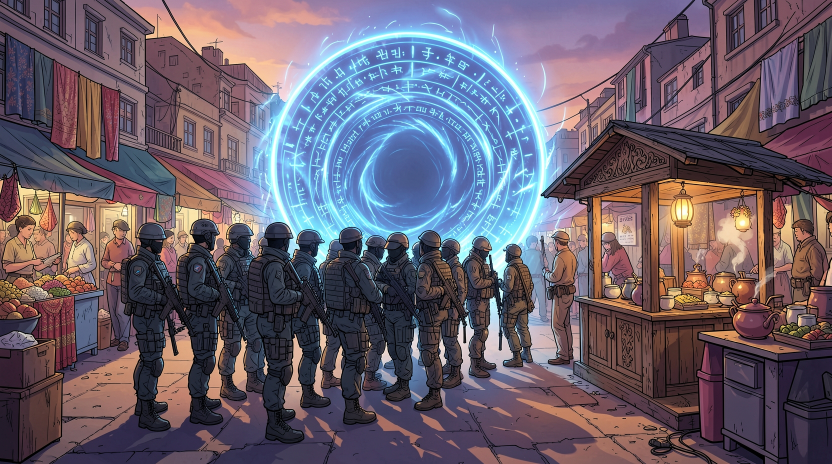
#> input picture videos/manga/img/p1.png, 1664 x 928 px (shown at 1/2 size)
$ python letter.py
#> lines starting #> are read from the running program, lines starting #| are printed output that depends on the picture
"""Capability test: letter panels into a WEBTOON strip (800 px wide) and cut it into upload slices."""
import json
import math
import os

from PIL import Image, ImageDraw, ImageFilter, ImageFont

HERE = os.path.dirname(os.path.abspath(__file__))
W, GAP, MARGIN = 800, 150, 80
DIALOGUE = os.path.join(HERE, "fonts", "ComicNeue-Bold.ttf")
SFX = os.path.join(HERE, "fonts", "Bangers-Regular.ttf")


def wrap(text, font, width):
    lines, cur = [], ""
    for word in text.split():
        trial = f"{cur} {word}".strip()
        if font.getlength(trial) <= width or not cur:
            cur = trial
        else:
            lines.append(cur)
            cur = word
    return lines + [cur]


def text_block(draw, lines, font, cx, top, fill):
    h = font.size * 1.18
    for i, line in enumerate(lines):
        draw.text((cx - font.getlength(line) / 2, top + i * h), line, font=font, fill=fill)


def bubble(img, b, box):
    """A speech or thought bubble around the text, its tail pointing at the speaker."""
    x0, y0, pw, ph = box
    draw = ImageDraw.Draw(img)
    font = ImageFont.truetype(DIALOGUE, b.get("size", 27))
    lines = wrap(b["text"].upper(), font, b.get("w", 0.4) * pw)
    tw = max(font.getlength(l) for l in lines)
    th = len(lines) * font.size * 1.18
    cx, cy = x0 + b["x"] * pw, y0 + b["y"] * ph  # the bubble's centre
    rx, ry = tw / 2 * 1.32 + 14, th / 2 * 1.45 + 12
    cx = min(max(cx, x0 + rx + 10), x0 + pw - rx - 10)  # never cut off by the page edge
    if b.get("to"):
        tx, ty = x0 + b["to"][0] * pw, y0 + b["to"][1] * ph
        ang = math.atan2(ty - cy, tx - cx)
        base = [(cx + rx * 0.55 * math.cos(ang + s), cy + ry * 0.55 * math.sin(ang + s)) for s in (-0.35, 0.35)]
        if b.get("kind") == "thought":
            for k, r in ((0.35, 13), (0.6, 9), (0.8, 6)):
                px, py = cx + (tx - cx) * k, cy + (ty - cy) * k
                draw.ellipse([px - r, py - r, px + r, py + r], fill="white", outline="black", width=3)
        else:
            draw.polygon([base[0], (tx, ty), base[1]], fill="white", outline="black", width=3)
    draw.ellipse([cx - rx, cy - ry, cx + rx, cy + ry], fill="white", outline="black", width=3)
    if b.get("to") and b.get("kind") != "thought":
        draw.polygon([base[0], (cx + (tx - cx) * 0.02, cy + (ty - cy) * 0.02), base[1]], fill="white")
        inner = [(cx + (bx - cx) * 0.9, cy + (by - cy) * 0.9) for bx, by in base]
        draw.polygon([inner[0], (tx - (tx - cx) * 0.06, ty - (ty - cy) * 0.06), inner[1]], fill="white")
    text_block(draw, lines, font, cx, cy - th / 2, "black")


def narration(img, n, top):
    """A dark caption box, centred in the gap above or below a panel."""
    draw = ImageDraw.Draw(img)
    font = ImageFont.truetype(DIALOGUE, n.get("size", 26))
    lines = wrap(n["text"], font, W * 0.72)
    tw = max(font.getlength(l) for l in lines)
    th = len(lines) * font.size * 1.18
    x0 = W / 2 - tw / 2 - 22
    draw.rounded_rectangle([x0, top, W - x0, top + th + 28], radius=10, fill="#1d1d1f")
    text_block(draw, lines, font, W / 2, top + 12, "white")
    return th + 28


def narration_height(n):
    font = ImageFont.truetype(DIALOGUE, n.get("size", 26))
    return len(wrap(n["text"], font, W * 0.72)) * font.size * 1.18 + 28


def status(img, s, box):
    """A game-style status window (glowing blue box) over the panel, as in system manhwa."""
    x0, y0, pw, ph = box
    title = ImageFont.truetype(SFX, s.get("title_size", 38))
    font = ImageFont.truetype(DIALOGUE, s.get("size", 25))
    w = s.get("w", 0.8) * pw
    lines = [l for t in s["lines"] for l in (wrap(t, font, w - 48) if t else [""])]
    h = 34 + title.size * 1.2 + len(lines) * font.size * 1.25 + 26
    cx, cy = x0 + s["x"] * pw, y0 + s["y"] * ph
    left, top = cx - w / 2, cy - h / 2
    glow = Image.new("RGBA", img.size, (0, 0, 0, 0))
    ImageDraw.Draw(glow).rounded_rectangle([left - 6, top - 6, left + w + 6, top + h + 6], radius=16, outline=(90, 200, 255, 200), width=10)
    img.alpha_composite(glow.filter(ImageFilter.GaussianBlur(8)))
    layer = Image.new("RGBA", img.size, (0, 0, 0, 0))
    d = ImageDraw.Draw(layer)
    d.rounded_rectangle([left, top, left + w, top + h], radius=12, fill=(8, 22, 48, 225), outline=(120, 215, 255, 255), width=3)
    img.alpha_composite(layer)
    d = ImageDraw.Draw(img)
    d.text((cx - title.getlength(s["title"]) / 2, top + 22), s["title"], font=title, fill=(140, 225, 255))
    y = top + 34 + title.size * 1.2
    for line in lines:
        d.text((left + 24, y), line, font=font, fill="white")
        y += font.size * 1.25


def card(text, h):
    """A black caption panel, as for "One hour earlier..."."""
    im = Image.new("RGB", (W, h), "#0d0d0f")
    font = ImageFont.truetype(SFX, 64)
    d = ImageDraw.Draw(im)
    d.text((W / 2 - font.getlength(text) / 2, h / 2 - font.size * 0.6), text, font=font, fill="white")
    return im


def sfx(img, s, box):
    x0, y0, pw, ph = box
    font = ImageFont.truetype(SFX, s.get("size", 120))
    w = int(font.getlength(s["text"])) + 40
    layer = Image.new("RGBA", (w, int(font.size * 1.4)), (0, 0, 0, 0))
    ImageDraw.Draw(layer).text((20, 10), s["text"], font=font, fill=s.get("color", "#ffd43b"), stroke_width=7, stroke_fill="black")
    layer = layer.rotate(s.get("rotate", 8), expand=True, resample=Image.BICUBIC)
    left = min(max(x0 + s["x"] * pw - layer.width / 2, x0), x0 + pw - layer.width)
    img.alpha_composite(layer, (int(left), int(y0 + s["y"] * ph - layer.height / 2)))


def build(script, out_dir, img_dir=None):
    """Panels are img_dir/IMG (p["img"], or p["name"] + ".png"); a panel with "card" is a black caption card.
    Each gap is widened to fit the narration boxes above and below it, plus p["gap"] extra pixels."""
#> called with out_dir = 'videos/manga/out'
    panels = []
    for p in script:
        if p.get("card"):
            panels.append(card(p["card"], p.get("h", 360)))
            continue
        im = Image.open(os.path.join(img_dir or os.path.join(HERE, "img"), p.get("img") or p["name"] + ".png")).convert("RGB")
#> im is the input picture: PIL image 1664x928 RGB; mean R, G, B 105.8, 95.1, 108.6
        panels.append(im.resize((W, round(im.height * W / im.width)), Image.LANCZOS))
    boxes_h = lambda ns: math.ceil(sum(narration_height(n) + 20 for n in ns))
    gaps = [boxes_h(script[0].get("before", [])) + script[0].get("gap", 0)]
    gaps += [max(GAP, 40 + boxes_h(a.get("after", []) + b.get("before", []))) + b.get("gap", 0)
             for a, b in zip(script, script[1:])]
    height = MARGIN * 2 + sum(p.height for p in panels) + sum(gaps) + boxes_h(script[-1].get("after", []))
    strip = Image.new("RGBA", (W, height), "white")
#> strip: PIL image 800x4758 RGBA; every value is 255
    y, boxes = MARGIN, []
    for p, im, gap in zip(script, panels, gaps):
        y += gap
        strip.paste(im, (0, y))
        boxes.append((0, y, W, im.height))
        y += im.height
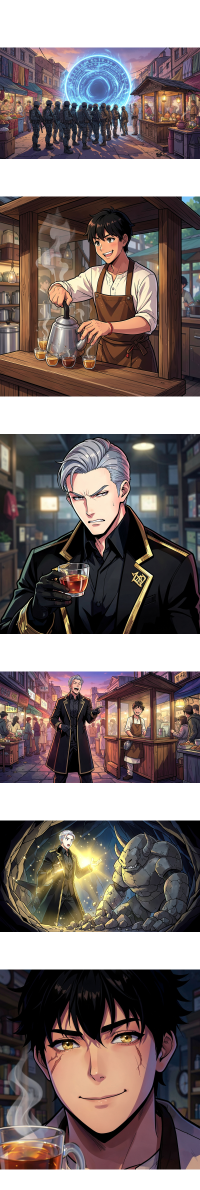
#> strip: PIL image 800x4758 RGBA (shown at 1/4 size); mean R, G, B, A 126.1, 113.9, 112.3, 255
    for p, box in zip(script, boxes):
        top = box[1] - boxes_h(p.get("before", []))
        for n in p.get("before", []):  # narration in the gap above the panel, ending 20 px above it
            top += narration(strip, n, top) + 20
        bottom = box[1] + box[3] + 20
        for n in p.get("after", []):  # and in the gap below it
            bottom += narration(strip, n, bottom) + 20
        for s in p.get("status", []):
            status(strip, s, box)
        for b in p.get("bubbles", []):
            bubble(strip, b, box)
        for s in p.get("sfx", []):
            sfx(strip, s, box)
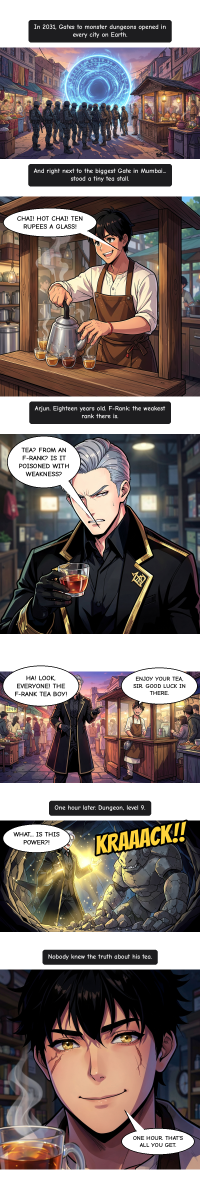
#> strip: PIL image 800x4758 RGBA (shown at 1/4 size); mean R, G, B, A 122.8, 111.4, 108.9, 255
    strip = strip.convert("RGB")
#> strip: PIL image 800x4758 RGB
    os.makedirs(out_dir, exist_ok=True)
    strip.save(os.path.join(out_dir, "strip.png"))
    # WEBTOON CANVAS takes images up to 800 x 1280 px: cut the strip into slices in reading order
    for k, top in enumerate(range(0, strip.height, 1280), 1):
        strip.crop((0, top, W, min(strip.height, top + 1280))).save(os.path.join(out_dir, f"slice_{k:02d}.jpg"), quality=92)
#> this loop made 4 passes
#> pass 1, in build, `strip.crop((0, top, W, min(strip.height, top + 1280))).save(os.path.jo..`:
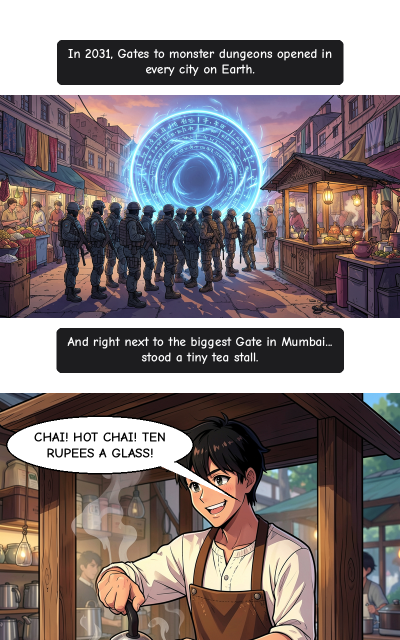
#> saved as slice_01.jpg: PIL image 800x1280 RGB (shown at 1/2 size); mean R, G, B 129.5, 118.9, 119.9
#> pass 2, in build, `strip.crop((0, top, W, min(strip.height, top + 1280))).save(os.path.jo..`:
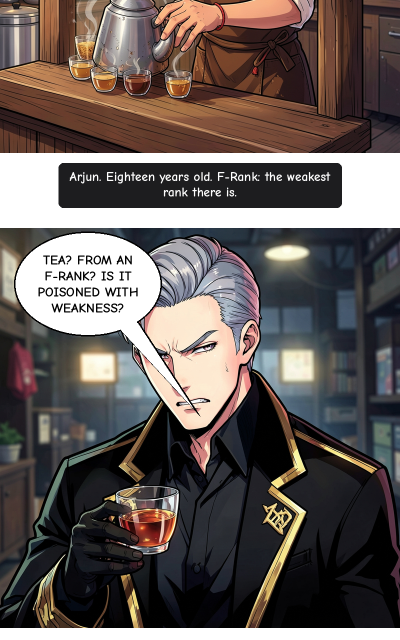
#> saved as slice_02.jpg: PIL image 800x1280 RGB (shown at 1/2 size); mean R, G, B 100.6, 91.1, 87.7
    json.dump([{"img": p.get("img") or p.get("name"), "top": b[1], "height": b[3]} for p, b in zip(script, boxes)],
              open(os.path.join(out_dir, "panels.json"), "w"), indent=1)
    return strip


SCRIPT = [
    {"img": "p1.png",
     "before": [{"text": "In 2031, Gates to monster dungeons opened in every city on Earth."}],
     "after": [{"text": "And right next to the biggest Gate in Mumbai... stood a tiny tea stall."}]},
    {"img": "p2.png",
     "bubbles": [{"text": "Chai! Hot chai! Ten rupees a glass!", "x": 0.25, "y": 0.13, "w": 0.36, "to": [0.6, 0.27]}],
     "after": [{"text": "Arjun. Eighteen years old. F-Rank: the weakest rank there is."}]},
    {"img": "p3.png",
     "bubbles": [{"text": "Tea? From an F-Rank? Is it poisoned with weakness?", "x": 0.22, "y": 0.14, "w": 0.34, "to": [0.5, 0.47]}]},
    {"img": "p4.png",
     "bubbles": [{"text": "Ha! Look, everyone! The F-Rank tea boy!", "x": 0.2, "y": 0.13, "w": 0.32, "to": [0.33, 0.2]},
                 {"text": "Enjoy your tea, sir. Good luck in there.", "x": 0.8, "y": 0.13, "w": 0.3, "size": 24, "to": [0.69, 0.3]}]},
    {"img": "p5.png",
     "before": [{"text": "One hour later. Dungeon, level 9."}],
     "sfx": [{"text": "KRAAACK!!", "x": 0.7, "y": 0.18, "size": 100, "rotate": 9}],
     "bubbles": [{"kind": "thought", "text": "What... is this power?!", "x": 0.17, "y": 0.16, "w": 0.26, "to": [0.38, 0.3]}]},
    {"img": "p6.png",
     "before": [{"text": "Nobody knew the truth about his tea."}],
     "bubbles": [{"text": "One hour. That's all you get.", "x": 0.79, "y": 0.86, "w": 0.3, "size": 24, "to": [0.62, 0.7]}]},
]

if __name__ == "__main__":
    # python letter.py [EPISODE.json IMG_DIR OUT_DIR]; with no arguments, the capability test above
    import sys
    if len(sys.argv) == 4:
        s = build(json.load(open(sys.argv[1])), sys.argv[3], sys.argv[2])
    else:
        s = build(SCRIPT, os.path.join(HERE, "out"))
    print("strip", s.size)
#| strip (800, 4758)
